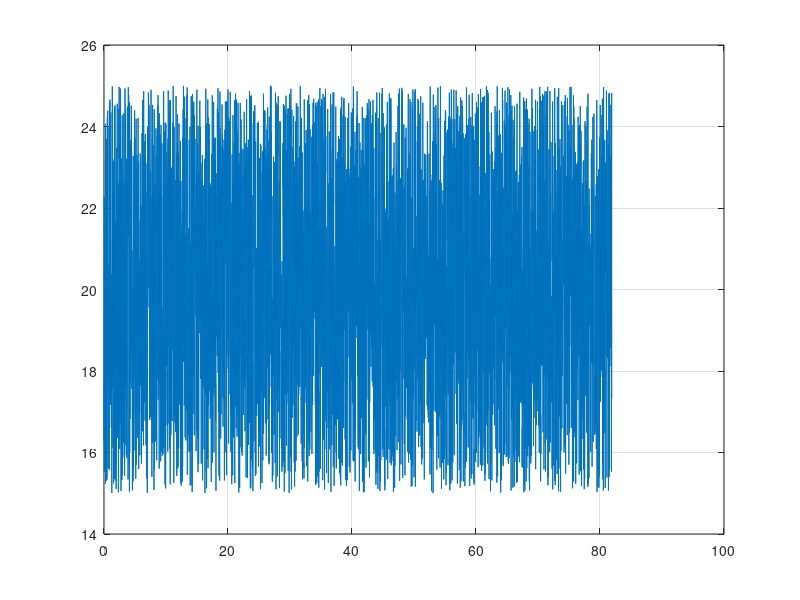
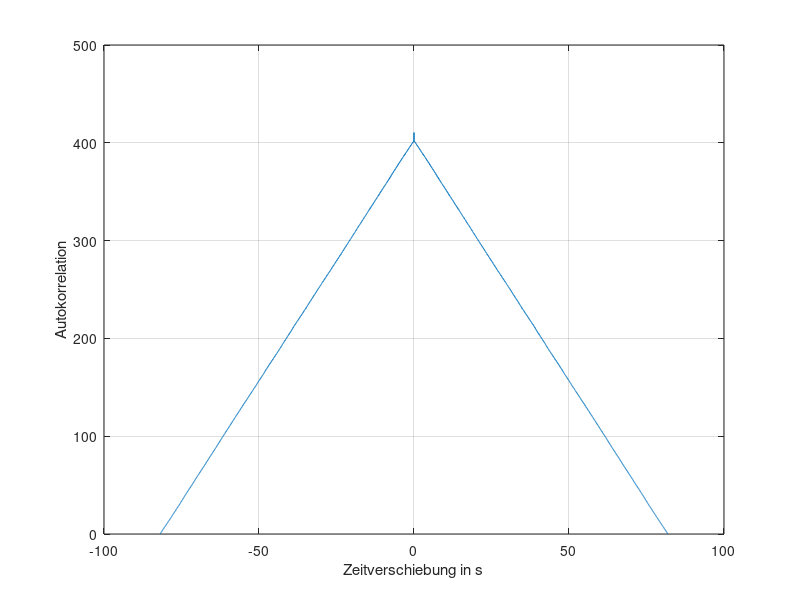
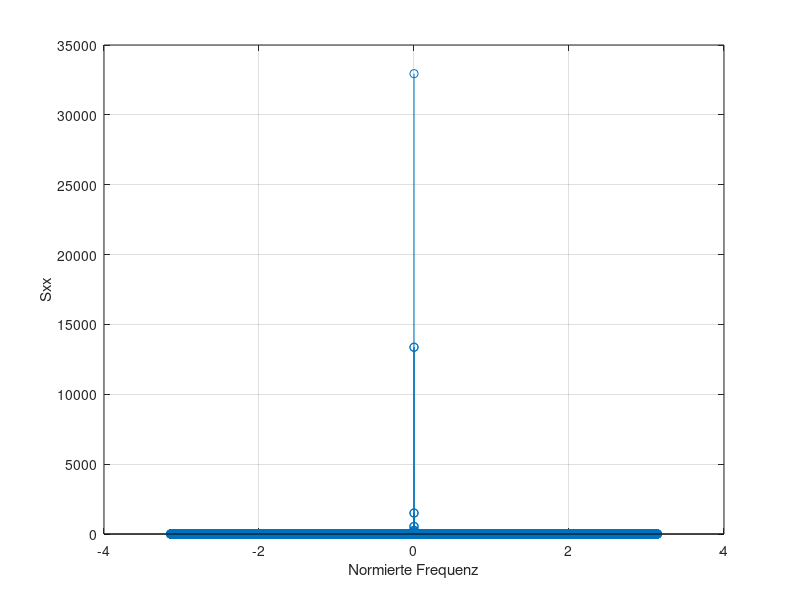
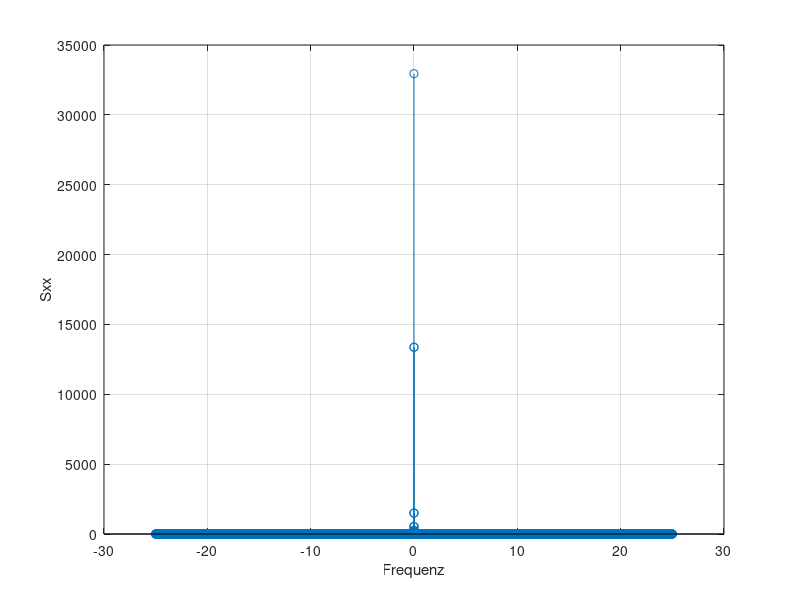

Write MATLAB code to recreate these figures, in order.
%Script to create dummy data, which can be used to test the software

close all;
dt = 0.02;
N  = 4096;

t   = 0:dt:(N-1)*dt;
phi = 15+10*rand(1,N);

plot(t, phi); grid;

rxx = xcorr(phi, 'biased');
t_rxx = (-N+1)*dt:dt:(N-1)*dt;

figure; plot(t_rxx, rxx); grid; 
xlabel('Zeitverschiebung in s'); ylabel('Autokorrelation');

Sxx = dt*fftshift(fft(rxx));
omega = -pi+pi/N:pi/N:pi-pi/N;

figure;
stem(omega, abs(Sxx)); grid;
xlabel('Normierte Frequenz'); ylabel('Sxx');

figure;
fa = 1/dt;
df = fa/length(Sxx);
f  = -fa/2:df:fa/2-df;
stem(f, abs(Sxx)); grid;
xlabel('Frequenz'); ylabel('Sxx');

%Signalleistung
P_S = sum(abs(Sxx(4092:4100)));
P_R = sum(abs(Sxx))-P_S;

SN = P_S/P_R